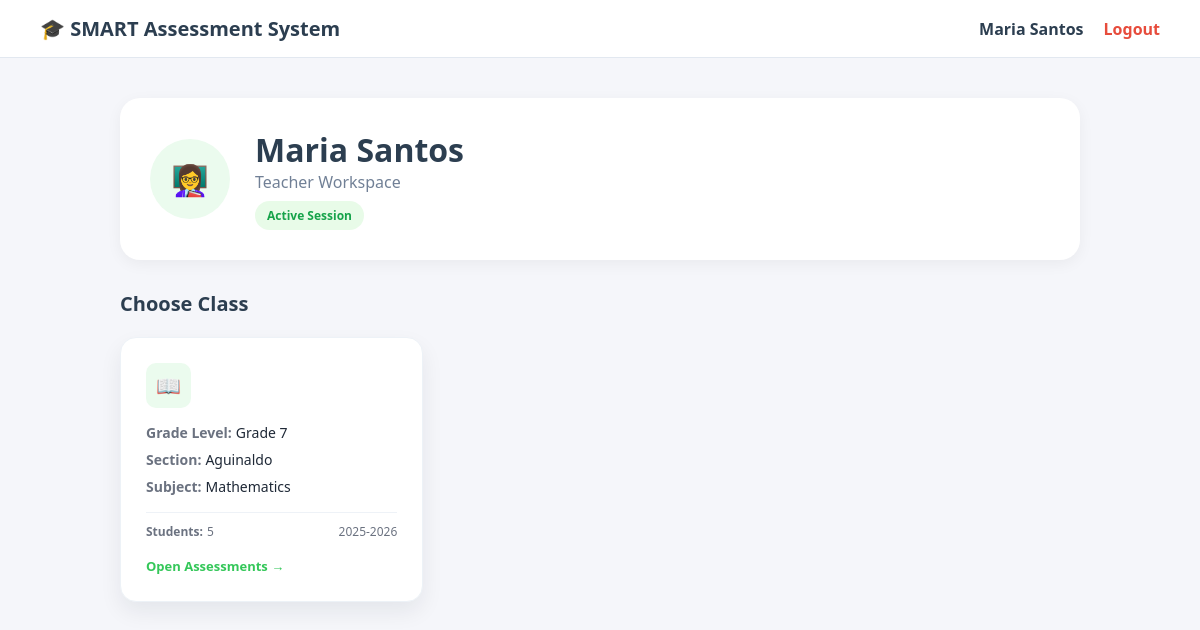
/pages/dashboard_teacher.php (signed in), run on the app's committed database.
### tables this page shows
CREATE TABLE `class` (
  `class_id` int(11) NOT NULL,
  `academic_year_id` int(11) DEFAULT NULL,
  `user_id` int(11) DEFAULT NULL,
  `subject_id` int(11) DEFAULT NULL,
  `section_id` int(11) DEFAULT NULL
);

CREATE TABLE `grade_level` (
  `grade_level_id` int(11) NOT NULL,
  `grade_level_name` varchar(20) DEFAULT NULL
);

CREATE TABLE `section` (
  `section_id` int(11) NOT NULL,
  `grade_level_id` int(11) DEFAULT NULL,
  `section_name` varchar(50) DEFAULT NULL
);

CREATE TABLE `subject` (
  `subject_id` int(11) NOT NULL,
  `subject_code` varchar(20) DEFAULT NULL,
  `subject_name` varchar(30) DEFAULT NULL
);

CREATE TABLE `academic_year` (
  `academic_year_id` int(11) NOT NULL,
  `year_name` varchar(15) DEFAULT NULL,
  `start_date` date DEFAULT NULL,
  `end_date` date DEFAULT NULL,
  `status` enum('Active','Completed') DEFAULT NULL
);

### config/enrollment_helpers.php (called while the page is built, shortened)
<?php
if (!function_exists('class_student_count_sql')) {
    function class_student_count_sql($class_alias = 'c') {
        return "(SELECT COUNT(DISTINCT se.student_id)
                  FROM student_enrollment se
                 WHERE se.section_id = {$class_alias}.section_id
                   AND se.academic_year_id = {$class_alias}.academic_year_id)";
    }
}

### pages/dashboard_teacher.php (the view, shortened to what this page needs)
<?php
include '../config/db.php';
include_once '../config/enrollment_helpers.php';
$name = $_SESSION['user']['first_name'] . " " . $_SESSION['user']['last_name'];
$teacher_id = (int) $_SESSION['user']['user_id'];
$class_student_count = class_student_count_sql('c');
$classes = $conn->query("
    SELECT c.class_id, s.subject_name, sec.section_name, g.grade_level_name,
           $class_student_count AS std_count,
           ay.year_name
    FROM class c
    JOIN subject s ON c.subject_id = s.subject_id
    JOIN section sec ON c.section_id = sec.section_id
    JOIN grade_level g ON sec.grade_level_id = g.grade_level_id
    LEFT JOIN academic_year ay ON c.academic_year_id = ay.academic_year_id
    WHERE c.user_id = '$teacher_id'
    ORDER BY g.grade_level_name, sec.section_name, s.subject_name
");
?>
<!DOCTYPE html>
<html lang="en">
<head>
    <link rel="stylesheet" href="/assessment_system/assets/css/style.css?v=<?php echo time(); ?>">
</head>
<body class="teacher-layout">
    <nav class="top-nav">
        <div style="font-weight:800; font-size:20px; color:var(--text-dark);">
            <span style="color:var(--primary-green);">🎓</span> SMART Assessment System
        </div>
        <div style="display:flex; align-items:center; gap:20px;">
            <span style="font-weight:600;"><?php echo htmlspecialchars($name); ?></span>
            <a href="../actions/logout.php" style="color:#E74C3C; text-decoration:none; font-weight:600;">Logout</a>
        </div>
    </nav>
    <div class="teacher-container">
        <div class="profile-header-card">
            <div class="avatar-circle">👩‍🏫</div>
            <div>
                <h1 style="font-size:32px;"><?php echo htmlspecialchars($name); ?></h1>
                <p style="color:var(--text-gray);">Teacher Workspace</p>
                <span class="session-badge">Active Session</span>
            </div>
        </div>
        <div style="display:flex; justify-content:space-between; align-items:center; margin-bottom:20px; gap:12px;">
            <h2 style="font-size:20px; margin:0;">Choose Class</h2>
        </div>
        <div class="class-grid">
            <?php if($classes && $classes->num_rows > 0): ?>
                <?php while($row = $classes->fetch_assoc()): ?>
                    <a class="class-card-link" href="view_tests.php?class_id=<?php echo (int) $row['class_id']; ?>">
                        <div class="class-item-card">
                            <div class="icon-box">📖</div>
                            <div class="class-details">
                                <div class="detail-line"><span class="detail-label">Grade Level:</span><?php echo htmlspecialchars($row['grade_level_name']); ?></div>
                                <div class="detail-line"><span class="detail-label">Section:</span><?php echo htmlspecialchars($row['section_name']); ?></div>
                                <div class="detail-line"><span class="detail-label">Subject:</span><?php echo htmlspecialchars($row['subject_name']); ?></div>
                            </div>
                            <div class="class-meta">
                                <span><span class="detail-label">Students:</span><?php echo (int) ($row['std_count'] ?? 0); ?></span>
                                <span><?php echo htmlspecialchars($row['year_name'] ?? 'Current SY'); ?></span>
                            </div>
                            <span class="class-open-label">Open Assessments →</span>
                        </div>
                    </a>
                <?php endwhile; ?>
            <?php else: ?>
                <div class="card">
                    <p style="margin:0; color:var(--text-gray);">No classes assigned. Contact the Principal.</p>
                </div>
            <?php endif; ?>
        </div>
    </div>
</body>
</html>

### assets/css/style.css (style rules this page uses)
:root { --primary-green: #3ACF49; --bg-light: #F4F7F9; --text-dark: #2C3E50; --text-gray: #718096; }
* { margin: 0; padding: 0; box-sizing: border-box; }
body { font-family: 'Segoe UI', Tahoma, Geneva, Verdana, sans-serif; background-color: var(--bg-light); color: var(--text-dark); }
.top-nav { background: white; padding: 15px 40px; display: flex; justify-content: space-between; align-items: center; border-bottom: 1px solid #E2E8F0; }
.teacher-container { max-width: 1000px; margin: 40px auto; padding: 0 20px; }
.profile-header-card { background: white; padding: 30px; border-radius: 20px; box-shadow: 0 4px 15px rgba(0,0,0,0.05); display: flex; align-items: center; gap: 25px; margin-bottom: 30px; }
.avatar-circle { width: 80px; height: 80px; background: #EBFBEE; color: var(--primary-green); border-radius: 50%; display: flex; align-items: center; justify-content: center; font-size: 30px; font-weight: bold; }
.session-badge { display: inline-block; background: #EBFBEE; color: var(--primary-green); padding: 4px 12px; border-radius: 20px; font-size: 12px; font-weight: 700; margin-top: 10px; }
.class-grid { display: grid; grid-template-columns: repeat(auto-fill, minmax(300px, 1fr)); gap: 25px; margin-top: 20px; }
.class-item-card { background: white; padding: 25px; border-radius: 16px; box-shadow: 0 4px 12px rgba(0,0,0,0.03); border: 1px solid #EDF2F7; text-decoration: none; color: inherit; display: block; }
.icon-box { width: 45px; height: 45px; background: #EBFBEE; color: var(--primary-green); border-radius: 10px; display: flex; align-items: center; justify-content: center; margin-bottom: 15px; font-size: 20px; }

### pages/dashboard_teacher.php (style rules this page uses)
body.teacher-layout { background: #f5f6fa; }
.class-grid { margin-top: 8px; }
.class-card-link { text-decoration: none; color: inherit; display: block; }
.class-item-card { border-radius: 16px; box-shadow: 0 10px 22px rgba(15, 23, 42, 0.07); transition: transform 0.15s ease, box-shadow 0.15s ease; }
.class-details { margin-top: 10px; display: grid; gap: 8px; }
.detail-line { color: #1f2937; font-size: 14px; }
.detail-label { color: #6b7280; font-weight: 700; margin-right: 4px; }
.class-meta { display: flex; justify-content: space-between; font-size: 12px; color: #6b7280; margin: 16px 0 14px; padding-top: 10px; border-top: 1px solid #eef2f7; gap: 12px; flex-wrap: wrap; }
.class-open-label { display: inline-block; color: #34C759; font-weight: 700; font-size: 13px; }
.session-badge { background: #e8fbe8; color: #16a34a; padding: 6px 12px; border-radius: 999px; font-size: 12px; font-weight: 700; display: inline-block; margin-top: 8px; }

### data on the page
class: grade_level.grade_level_name "Grade 7", section.section_name "Aguinaldo", subject.subject_name "Mathematics", std_count "5", academic_year.year_name "2025-2026"

### other printed values
$name "Maria Santos"
